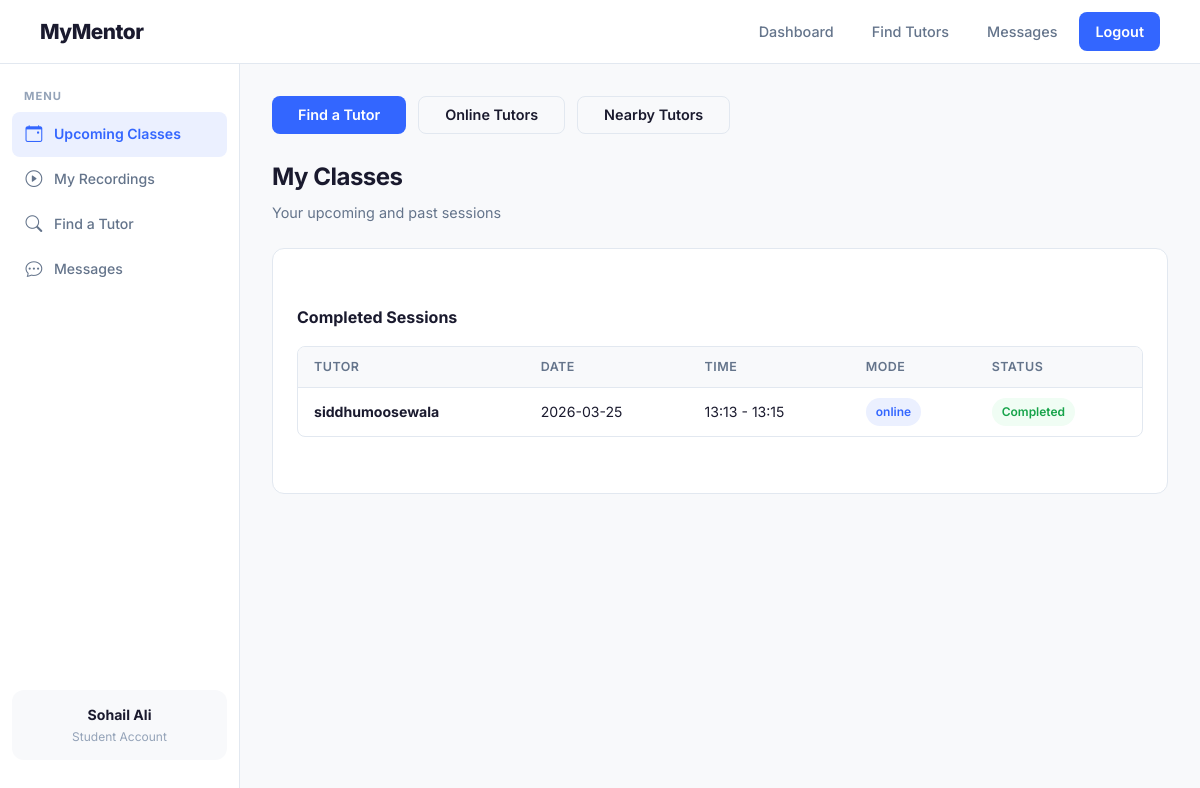
The page /student/dashboard (signed in) on the database its author committed.
### models.py (models this page shows)
class User(Base):
    __tablename__ = "users"
    id = Column(Integer, primary_key=True, index=True)
    username = Column(String(100), unique=True, index=True, nullable=False)
    email = Column(String(255), unique=True, index=True, nullable=False)
    password_hash = Column(String(255), nullable=False)
    role = Column(String(20), nullable=False)
    tutor_profile = relationship("TutorProfile", back_populates="user", uselist=False)
    bookings = relationship("Booking", back_populates="student")
    sent_messages = relationship("Message", foreign_keys="Message.sender_id", back_populates="sender")
    received_messages = relationship("Message", foreign_keys="Message.receiver_id", back_populates="receiver")
    owned_batches = relationship("Batch", back_populates="tutor")
    batch_memberships = relationship("BatchMember", back_populates="student")

class Booking(Base):
    __tablename__ = "bookings"
    id = Column(Integer, primary_key=True, index=True)
    student_id = Column(Integer, ForeignKey("users.id"), nullable=False)
    tutor_id = Column(Integer, ForeignKey("tutor_profiles.id"), nullable=False)
    slot_id = Column(Integer, ForeignKey("availability_slots.id"), nullable=False)
    mode = Column(String(20), nullable=False)
    status = Column(String(20), default="scheduled")
    student = relationship("User", back_populates="bookings")
    tutor = relationship("TutorProfile", back_populates="bookings")
    slot = relationship("AvailabilitySlot", back_populates="booking")
    recording = relationship("Recording", back_populates="booking", uselist=False)

class AvailabilitySlot(Base):
    __tablename__ = "availability_slots"
    id = Column(Integer, primary_key=True, index=True)
    tutor_id = Column(Integer, ForeignKey("tutor_profiles.id"), nullable=False)
    date = Column(String(20), nullable=False)
    start_time = Column(String(10), nullable=False)
    end_time = Column(String(10), nullable=False)
    is_booked = Column(Boolean, default=False)
    tutor = relationship("TutorProfile", back_populates="availability_slots")
    booking = relationship("Booking", back_populates="slot", uselist=False)

### main.py (the view)
@app.get("/student/dashboard", response_class=HTMLResponse)
async def student_dashboard(request: Request, db: Session = Depends(get_db)):
    user = get_current_user(request, db)
    if not user or user.role != "student":
        return RedirectResponse(url="/login", status_code=302)
    bookings = db.query(Booking).filter(
        Booking.student_id == user.id
    ).options(
        joinedload(Booking.tutor).joinedload(TutorProfile.user),
        joinedload(Booking.slot),
        joinedload(Booking.recording)
    ).order_by(Booking.id.desc()).all()
    unread_count = db.query(func.count(Message.id)).filter(
        Message.receiver_id == user.id,
        Message.is_read == False
    ).scalar()
    return templates.TemplateResponse("student_dashboard.html", {
        "request": request,
        "user": user,
        "bookings": bookings,
        "unread_count": unread_count
    })

### templates/student_dashboard.html (shortened to what this page needs)
{% extends "base.html" %}
{% block nav_links %}
<a href="/student/dashboard">Dashboard</a>
<a href="/student/search">Find Tutors</a>
<a href="/messages">Messages{% if unread_count %}<span class="mm-notif-dot">{{ unread_count }}</span>{% endif %}</a>
<a href="/logout" class="btn-nav-accent">Logout</a>
{% endblock %}
{% block content %}
<div class="mm-dashboard">
    <aside class="mm-sidebar">
        <div class="mm-sidebar-section">
            <div class="mm-sidebar-label">Menu</div>
            <a href="#" class="mm-sidebar-link active" onclick="showTab('upcoming')">
                <span class="icon"><i class="bi bi-calendar-event"></i></span> Upcoming Classes
            </a>
            <a href="#" class="mm-sidebar-link" onclick="showTab('recordings')">
                <span class="icon"><i class="bi bi-play-circle"></i></span> My Recordings
            </a>
            <a href="/student/search" class="mm-sidebar-link">
                <span class="icon"><i class="bi bi-search"></i></span> Find a Tutor
            </a>
            <a href="/messages" class="mm-sidebar-link">
                <span class="icon"><i class="bi bi-chat-dots"></i></span> Messages
            </a>
        </div>
        <div class="mm-sidebar-section" style="margin-top: auto;">
            <div class="mm-sidebar-user">
                <div class="user-name">{{ user.username }}</div>
                <div class="user-role">Student Account</div>
            </div>
        </div>
    </aside>
    <main class="mm-main-content">
        <div style="display: flex; gap: 0.75rem; margin-bottom: 1.5rem; flex-wrap: wrap;">
            <a href="/student/search" class="btn-mm btn-mm-primary">Find a Tutor</a>
            <a href="/student/search?mode=online" class="btn-mm btn-mm-outline">Online Tutors</a>
            <a href="/student/search?mode=offline" class="btn-mm btn-mm-outline">Nearby Tutors</a>
        </div>
        <div id="tab-upcoming" class="mm-tab-content active">
            <div class="mm-page-header">
                <h1>My Classes</h1>
                <p>Your upcoming and past sessions</p>
            </div>
            <div class="mm-card">
                {% set scheduled = [] %}
                {% set completed = [] %}
                {% if completed %}
                <div class="mm-card-section" style="margin-top: 2rem;">
                    <h3>Completed Sessions</h3>
                    <div class="mm-table-wrapper">
                        <table class="mm-table">
                            <thead>
                                <tr>
                                    <th>Tutor</th>
                                    <th>Date</th>
                                    <th>Time</th>
                                    <th>Mode</th>
                                    <th>Status</th>
                                </tr>
                            </thead>
                            <tbody>
                                {% for booking in completed %}
                                <tr>
                                    <td><strong>{{ booking.tutor.user.username }}</strong></td>
                                    <td>{{ booking.slot.date }}</td>
                                    <td>{{ booking.slot.start_time }} - {{ booking.slot.end_time }}</td>
                                    <td>
                                        <span
                                            class="mm-badge {% if booking.mode == 'online' %}mm-badge-primary{% else %}mm-badge-warning{% endif %}">
                                            {{ booking.mode }}
                                        </span>
                                    </td>
                                    <td><span class="mm-badge mm-badge-accent">Completed</span></td>
                                </tr>
                                {% endfor %}
                            </tbody>
                        </table>
                    </div>
                </div>
                {% endif %}
            </div>
        </div>
                {% set has_recordings = [] %}
    </main>
</div>
{% endblock %}

### rows shown on the page
User: username "Sohail Ali"
Booking: tutor.user.username "siddhumoosewala", slot "2026-03-25", slot.start_time "13:13", slot.end_time "13:15", mode "online"
